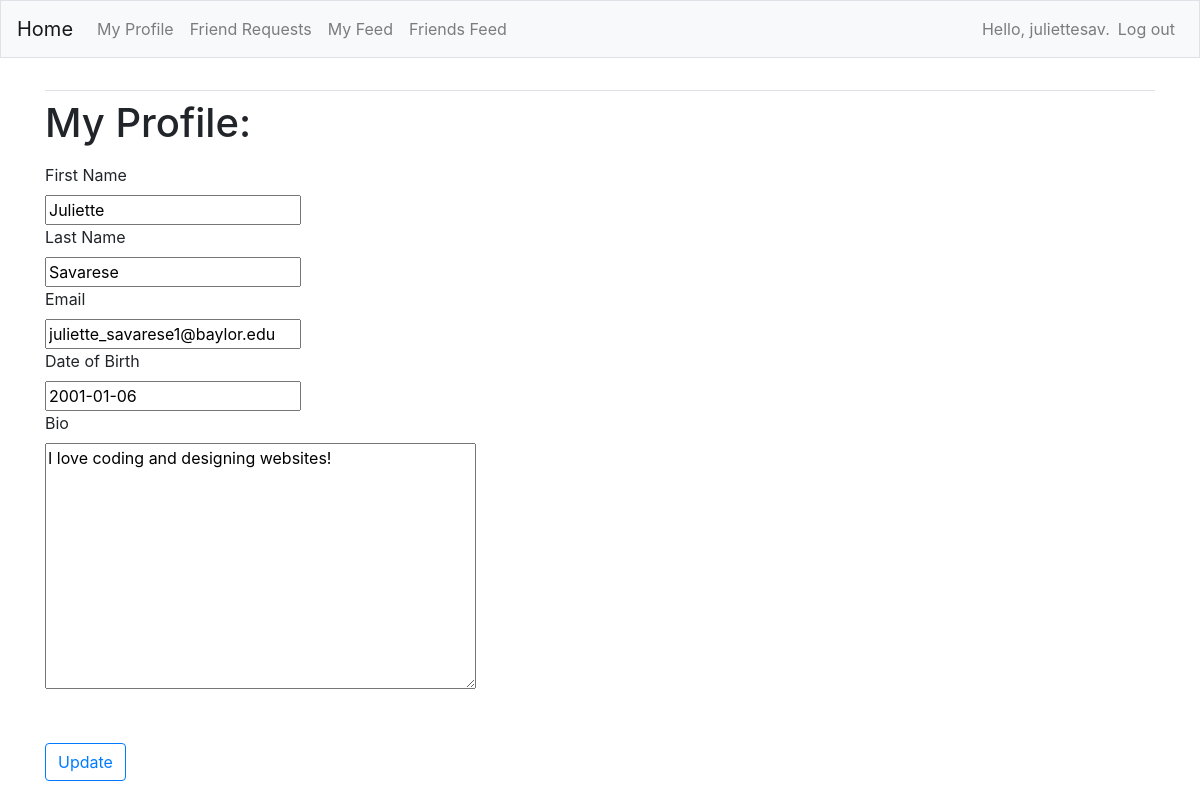
/profile/ (signed in), run on the app's committed database.
### FeedApp/models.py (models this page shows, shortened)
class Profile(models.Model):
    first_name = models.CharField(max_length=200,blank=True)
    last_name = models.CharField(max_length=200,blank=True)
    email = models.EmailField(max_length=300,blank=True)
    dob = models.DateField(null=True, blank=True)
    bio = models.TextField(blank=True)
    user = models.OneToOneField(User, on_delete=models.CASCADE)
    friends = models.ManyToManyField(User,blank=True, related_name='friends')
    created = models.DateTimeField(auto_now=True)
    updated = models.DateTimeField(auto_now_add=True)

### FeedApp/views.py (the view)
# urls.py: path('profile/',views.profile,name='profile'),
@login_required
def profile(request):
    profile = Profile.objects.filter(user=request.user)
    if not profile.exists():
        Profile.objects.create(user=request.user)
    profile = Profile.objects.get(user=request.user)
    if request.method != 'POST':
        form = ProfileForm(instance=profile)
    else:
        form = ProfileForm(instance=profile,data=request.POST)
        if form.is_valid():
            form.save()
            return redirect('FeedApp:profile')
    context = {'form':form}
    return render(request, 'FeedApp/profile.html',context)

### FeedApp/forms.py
class ProfileForm(forms.ModelForm):
    class Meta:
        model = Profile
        fields = ['first_name','last_name','email','dob','bio']
        labels = {'first_name':'First Name',
                    'last_name':'Last Name',
                    'email':'Email',
                    'dob':'Date of Birth',
                    'bio':'Bio'}

### FeedApp/templates/FeedApp/profile.html (shortened to what this page needs)
{% extends "FeedApp/base.html" %}
{% load bootstrap4 %}
{% load crispy_forms_tags %}
{% block content %}
<h1><p>My Profile:</p></h1>
<form action="{% url 'FeedApp:profile' %}" method='post'>
    {{ form |crispy}}
    <br><br>
    <button name="submit" class="btn btn-outline-primary">Update</button>
</form>
{% endblock content %}

### FeedApp/templates/FeedApp/base.html (shortened to what this page needs)
{% load bootstrap4 %}
<!doctype html>
<html lang="en">
    <head>
        {% bootstrap_css %}
    </head>
    <body>
        <nav class="navbar navbar-expand-md navbar-light bg-light mb-4 border">
        <a class="navbar-brand" href="{% url 'FeedApp:index'%}">
            Home</a>
        <div class="collapse navbar-collapse" id="navbarCollapse">
            <ul class="navbar-nav mr-auto">
                <li class="nav-item">
                    <a class="nav-link" href="{% url 'FeedApp:profile' %}">My Profile</a>
                </li>
                <li class="nav-item">
                    <a class="nav-link" href="{% url 'FeedApp:friends' %}">Friend Requests</a>
                </li>
                <li class="nav-item">
                    <a class="nav-link" href="{% url 'FeedApp:myfeed' %}">My Feed</a>
                </li>
                <li class="nav-item">
                    <a class="nav-link" href="{% url 'FeedApp:friendsfeed' %}">Friends Feed</a>
                </li>
            </ul>
            <ul class="navbar-nav ml-auto">
                {% if user.is_authenticated %}
                <li class="nav-item">
                    <span class="navbar-text">Hello, {{ user.username }}.</span>
                </li>
                <li class="nav-item">
                    <a class="nav-link" href="{% url 'users:logout' %}">Log out</a>
                </li>
                {% else %}
                  <li class="nav-item">
                    <a class="nav-link" href="{% url 'users:register' %}">Register</a>
                  </li>
                  <li class="nav-item">
                    <a class="nav-link" href="{% url 'users:login' %}">Log in</a></li>
                {% endif %}
              </ul>
        </div>
        </nav>
        <main role="main" class="container">
            <div class="pb-2 mb-2 border-bottom">
            </div>
            <div>
                {% block content %}{% endblock content %}
            </div>
        </main>
    </body>
</html>

### data on the page
Profile: first_name "Juliette", last_name "Savarese", email "juliette_savarese1@baylor.edu", dob "2001-01-06", bio "I love coding and designing websites!"

### other printed values
{{ user.username }} "juliettesav"
